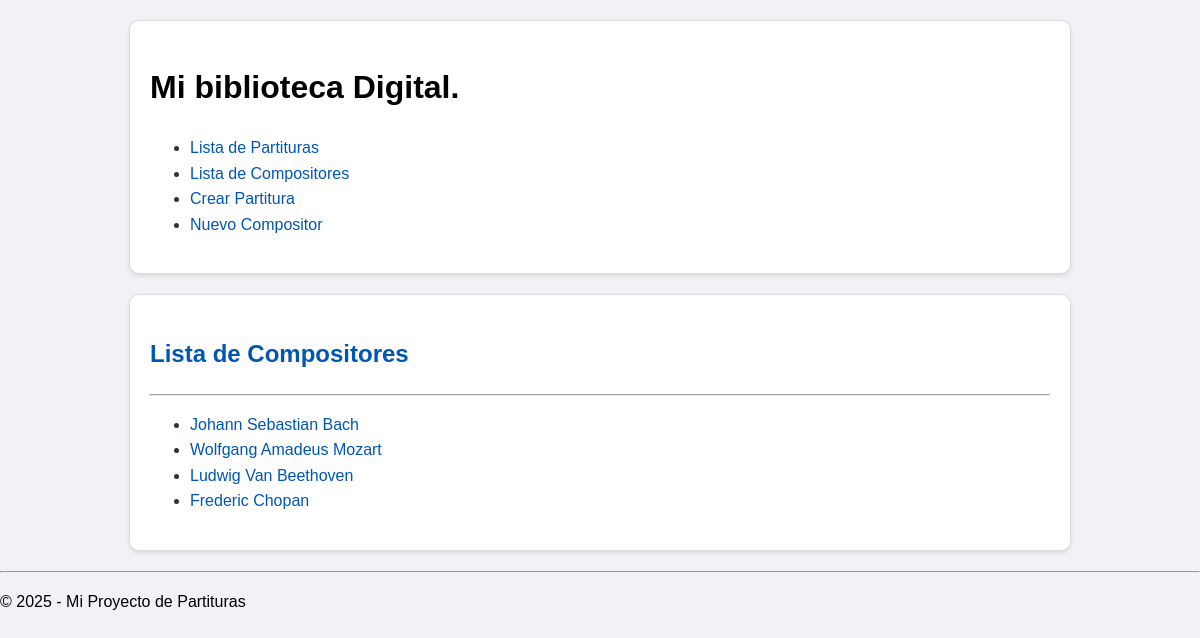
Screenshot of /compositores/ with the database file from the repository.
### partiturasApp/models.py (models this page shows, shortened)
class Compositor(models.Model):
    nombre = models.CharField(max_length=100)
    apellido = models.CharField(max_length=100)
    fecha_de_nacimiento = models.DateField(null=True, blank=True)
    pais = models.CharField(max_length=100)

### partiturasApp/views.py (the view)
# urls.py: path('compositores/', CompositorListView.as_view(), name='lista_compositores'), #clase Propia
class CompositorListView(ListView): #funciono
    model = Compositor
    template_name = 'partiturasApp/compositor/lista_compositores.html'
    context_object_name = 'compositores'

### partiturasApp/templates/partiturasApp/compositor/lista_compositores.html (shortened to what this page needs)
{% extends "partiturasApp/base.html" %}
{% block content %}
    <h2>Lista de Compositores</h2>
    <hr>
    <ul>
        {% for comp in compositores %}
            <li><a href='{% url "detalle_compositor" comp.pk %}'>
                {{ comp.nombre }} {{ comp.apellido }}</li></a>
        {% endfor %}
    </ul></hr>
{% endblock content %}

### partiturasApp/static/partiturasApp/style.css (style rules this page uses)
body { background-color: #f0f2f5; font-family: Arial, Helvetica, sans-serif; font-family: sans-serif; color: #333; line-height: 1.6; margin: 0; padding:0 }
h2 { color:#0056b3; }
a { color:#0056b3; text-decoration: none; }

### rows the page displays
Compositor: nombre "Johann Sebastian", apellido "Bach"
Compositor: nombre "Wolfgang Amadeus", apellido "Mozart"
Compositor: nombre "Ludwig Van", apellido "Beethoven"
Compositor: nombre "Frederic", apellido "Chopan"
